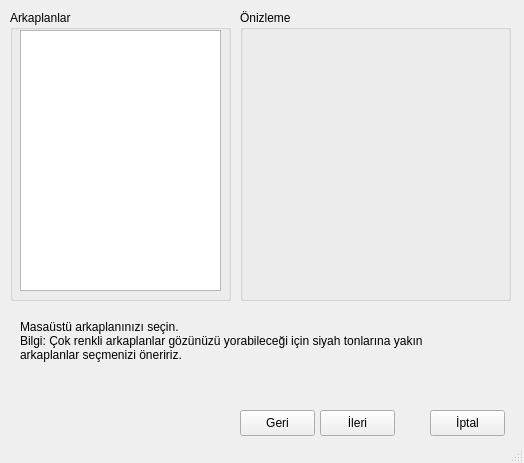
<ui version="4.0" >
 <class>WallpaperWindow</class>
 <widget class="QMainWindow" name="WallpaperWindow" >
  <property name="geometry" >
   <rect>
    <x>0</x>
    <y>0</y>
    <width>524</width>
    <height>463</height>
   </rect>
  </property>
  <property name="maximumSize" >
   <size>
    <width>524</width>
    <height>463</height>
   </size>
  </property>
  <property name="windowTitle" >
   <string>Masaüstü Arkaplanı - Anatolya Başlangıç</string>
  </property>
  <widget class="QWidget" name="centralwidget" >
   <property name="geometry" >
    <rect>
     <x>0</x>
     <y>0</y>
     <width>524</width>
     <height>442</height>
    </rect>
   </property>
   <widget class="QGroupBox" name="WallpapersGroup" >
    <property name="geometry" >
     <rect>
      <x>10</x>
      <y>10</y>
      <width>221</width>
      <height>291</height>
     </rect>
    </property>
    <property name="title" >
     <string>Arkaplanlar</string>
    </property>
    <widget class="QListWidget" name="listWallpapers" >
     <property name="geometry" >
      <rect>
       <x>10</x>
       <y>20</y>
       <width>201</width>
       <height>261</height>
      </rect>
     </property>
    </widget>
   </widget>
   <widget class="QGroupBox" name="showPictureGroup" >
    <property name="geometry" >
     <rect>
      <x>240</x>
      <y>10</y>
      <width>271</width>
      <height>291</height>
     </rect>
    </property>
    <property name="title" >
     <string>Önizleme</string>
    </property>
    <widget class="QLabel" name="pictureLabel" >
     <property name="geometry" >
      <rect>
       <x>20</x>
       <y>40</y>
       <width>231</width>
       <height>221</height>
      </rect>
     </property>
     <property name="text" >
      <string/>
     </property>
    </widget>
   </widget>
   <widget class="QPushButton" name="nextButton" >
    <property name="geometry" >
     <rect>
      <x>320</x>
      <y>410</y>
      <width>75</width>
      <height>26</height>
     </rect>
    </property>
    <property name="text" >
     <string>İleri</string>
    </property>
    <property name="icon" >
     <iconset resource="../../icons/startericons.qrc" >
      <normaloff>:/go-next/go-next.png</normaloff>:/go-next/go-next.png</iconset>
    </property>
   </widget>
   <widget class="QPushButton" name="backButton" >
    <property name="enabled" >
     <bool>true</bool>
    </property>
    <property name="geometry" >
     <rect>
      <x>240</x>
      <y>410</y>
      <width>75</width>
      <height>26</height>
     </rect>
    </property>
    <property name="text" >
     <string>Geri</string>
    </property>
    <property name="icon" >
     <iconset resource="../../icons/startericons.qrc" >
      <normaloff>:/go-previous/go-previous.png</normaloff>:/go-previous/go-previous.png</iconset>
    </property>
   </widget>
   <widget class="QPushButton" name="cancelButton" >
    <property name="geometry" >
     <rect>
      <x>430</x>
      <y>410</y>
      <width>75</width>
      <height>26</height>
     </rect>
    </property>
    <property name="text" >
     <string>İptal</string>
    </property>
    <property name="icon" >
     <iconset resource="../../icons/startericons.qrc" >
      <normaloff>:/exit-button/application-exit.png</normaloff>:/exit-button/application-exit.png</iconset>
    </property>
   </widget>
   <widget class="QLabel" name="label" >
    <property name="geometry" >
     <rect>
      <x>20</x>
      <y>310</y>
      <width>491</width>
      <height>61</height>
     </rect>
    </property>
    <property name="text" >
     <string>Masaüstü arkaplanınızı seçin.
Bilgi: Çok renkli arkaplanlar gözünüzü yorabileceği için siyah tonlarına yakın
arkaplanlar seçmenizi öneririz.</string>
    </property>
   </widget>
  </widget>
  <widget class="QStatusBar" name="statusbar" >
   <property name="geometry" >
    <rect>
     <x>0</x>
     <y>442</y>
     <width>524</width>
     <height>21</height>
    </rect>
   </property>
  </widget>
 </widget>
 <resources>
  <include location="../../icons/startericons.qrc" />
 </resources>
 <connections/>
</ui>
